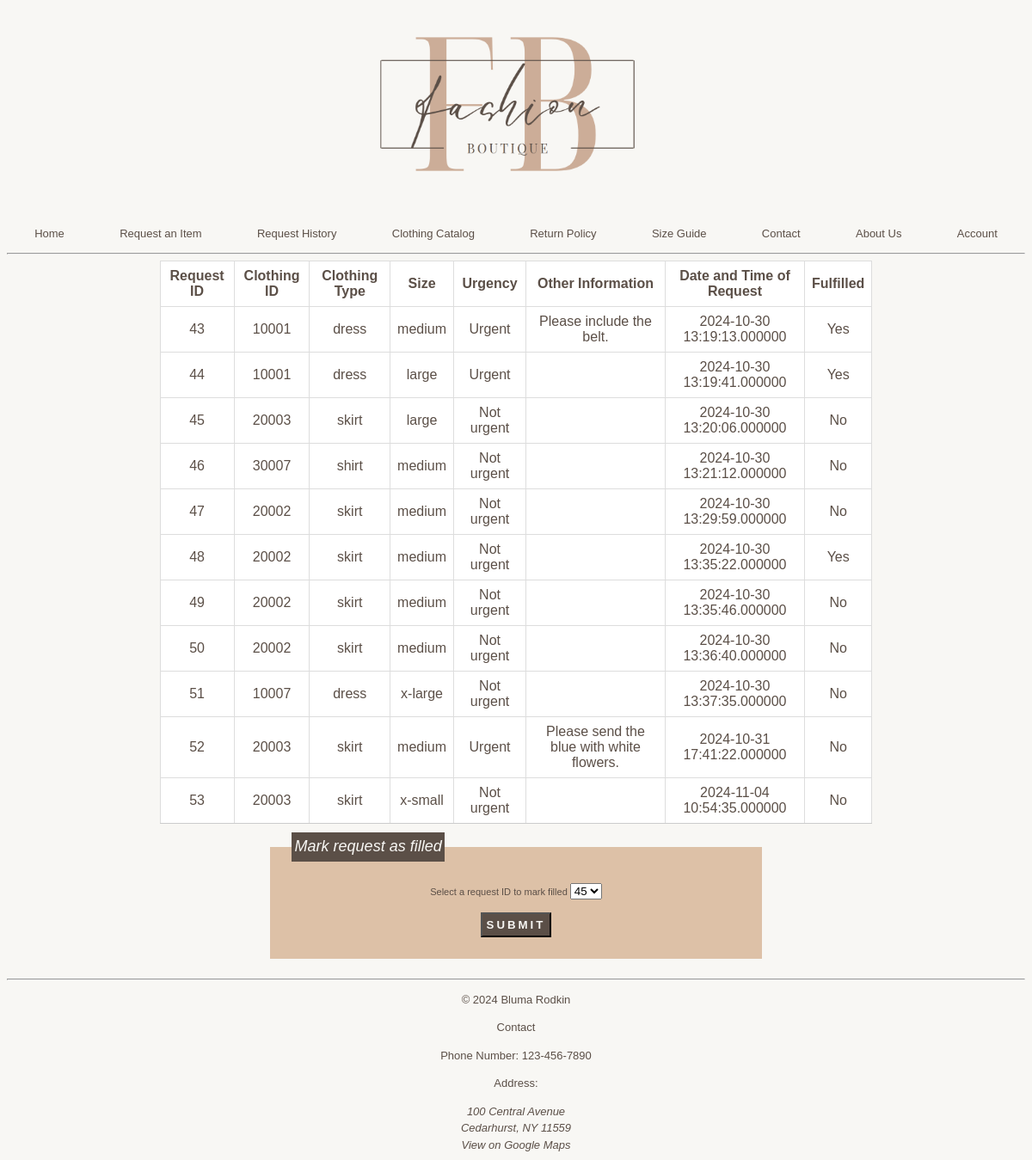
Screenshot of /requestHistory.php with the database file from the repository.
### tables this page shows
CREATE TABLE `request_list` (
  `clothingID` int(5) NOT NULL,
  `clothingType` varchar(50) NOT NULL,
  `size` varchar(15) NOT NULL,
  `urgency` tinyint(1) NOT NULL DEFAULT 0,
  `additionalInfo` text NOT NULL,
  `requestFilled` tinyint(1) NOT NULL DEFAULT 0,
  `requestID` int(50) NOT NULL,
  `requestDateTime` datetime(6) NOT NULL
);

### requestHistory.php (the view, shortened to what this page needs)
<?php include "header.php"; ?>
<table>
    <thead>
        <tr>
            <th>Request ID</th>
            <th>Clothing ID</th>
            <th>Clothing Type</th>
            <th>Size</th>
            <th>Urgency</th>
            <th>Other Information</th>
            <th>Date and Time of Request</th>
            <th>Fulfilled</th>
        </tr>
    </thead>
    <tbody>
        <?php
        function loadRequests() {
            require('dbh.inc.php');
            $query= 'select * from request_list;';
            $result = mysqli_query($conn, $query);
            if($result) {
                $posts = mysqli_fetch_all($result, MYSQLI_ASSOC);
                foreach ($posts as $post) {
                    echo "<tr>";
                    echo "<td>" . $post['requestID'] . "</td>";
                    echo "<td>" . $post['clothingID'] . "</td>";
                    echo "<td>" . $post['clothingType'] . "</td>";
                    echo "<td>" . $post['size'] . "</td>";
                    echo '<td>' . ($post['urgency'] == 1 ? 'Urgent' : 'Not urgent') . '</td>';
                    echo "<td>" . $post['additionalInfo'] . "</td>";
                    echo "<td>" . $post['requestDateTime'] . "</td>";
                    echo '<td>' . ($post['requestFilled'] == 1 ? 'Yes' : 'No') . '</td>';
                    echo "<tr>";
                }
            }else {
                echo "Error: could not retrieve request data.";
            }
        }
        loadRequests();
        ?>
    </tbody>
</table>
<form action = "updateRequest.inc.php" method="post">
    <fieldset>
        <legend>Mark request as filled</legend>
        <label for="markFilled">Select a request ID to mark filled</label>
        <select name = 'requestID'>
        <?php
                require('dbh.inc.php');
                $getIDquery = 'select `requestID` from `request_list` where `requestFilled` =0;';
                $IDresult = mysqli_query($conn, $getIDquery);
                if($IDresult) {
                    $posts = mysqli_fetch_all($IDresult, MYSQLI_ASSOC);
                    foreach ($posts as $post) {
                        echo "<option value = '" . $post['requestID'] ."'>" . $post['requestID'] . "</option>";
                    }
                }else {
                    echo "Error: could not retrieve request data.";
                }
            ?>
        </select><br>
        <button type ="submit" value="submit">Submit</button>
    </fieldset>
</form>
<?php include "footer.php"; ?>

### header.php (shortened to what this page needs)
<html>
    <head>
        <link rel="stylesheet" href="./css/styles.css" type="text/css"/>
    </head>
    <body>
        <p id="logo"><img src="./images/Logo.png" alt="logo"/></p>
        <?php include "menu.php"; ?>
        <hr/>

### menu.php (shortened to what this page needs)
<nav>
    <ul id="menu">
        <li><a href="index.php">Home</a></li>
        <li><a href="request.php">Request an Item</a></li>
        <li><a href="requestHistory.php">Request History</a></li>
        <li><a href="catalog.php">Clothing Catalog</a></li>
        <li><a href="returnPolicy.php">Return Policy</a></li>
        <li><a href="sizeGuide.php">Size Guide</a></li>
        <li><a href="contact.php">Contact</a></li>
        <li><a href="about.php">About Us</a></li>
        <li><a href="account.php">Account</a></li>
    </ul>
</nav>

### footer.php
<hr/>
<p>&copy; 2024 Bluma Rodkin</p>
<p><a href="contact.php">Contact</a></p>
<p>Phone Number: <a href="tel:+1234567890">123-456-7890</a></p>
<p>Address:</p>
    <address>
    100 Central Avenue<br>
    Cedarhurst, NY 11559<br>
    <a href="https://www.google.com/maps/place/100+Central+Ave,+Lawrence,+NY+11559/">View on Google Maps</a>
    </address>
</body>
</html>

### css/styles.css (style rules this page uses)
html { background-color: #f8f7f4; font-family: Verdana, Geneva, Tahoma, sans-serif; }
body { font-family: 'Montserrat', sans-serif; font-weight: 300; font-size: small; line-height: 1.5; color:#5b4f47; text-align: center; }
a:visited, a:link { text-decoration: none; color:#5b4f47; }
ul li { list-style-type: none; }
#logo { text-align: center; }
#logo img { height: 18em; }
#menu { display: flex; align-items: center; justify-content: space-around; margin: 0; padding: 0; }
#menu li { list-style-type: none; color:#5b4f47; }
#menu a:link, #menu a:visited { padding: 0.5em; display: inline-block; }
table { border-collapse: collapse; margin: 0 auto; width: 70%; border: 1px solid #ccc; }
thead tr { background-color: #bd9479; }
th, td { border: 1px solid #ddd; padding: 8px; text-align: center; }
tr:nth-child(even) { background-color: #ddc1a7; }
tr:nth-child(odd) { background-color:#fff; }
form { display: flex; flex-flow: row wrap; justify-content: center; width: 50%; max-width: 650px; margin-right: auto; margin-left: auto; }
form fieldset { background-color: #ddc1a7; border: none; flex: 1 1 300px; font-size: 0.85em; padding: 25px; margin: 10px; }
legend { font-size: large; font-style: italic; background-color: #5b4f47; color:#f8f7f4; padding:.2em; text-align: left; }
button { font-family: 'Montserrat', sans-serif; font-weight: 700; text-transform: uppercase; letter-spacing: 3px; font-size: 1.2em; padding: 5px; margin: 15px 0 0 0; background-color: #5b4f47; color:#f8f7f4; }

### rows the page displays
request_list: requestID "43", clothingID "10001", clothingType "dress", size "medium", urgency "Urgent", additionalInfo "Please include the belt.", requestDateTime "2024-10-30 13:19:13.000000", requestFilled "Yes"
request_list: requestID "44", clothingID "10001", clothingType "dress", size "large", urgency "Urgent", requestDateTime "2024-10-30 13:19:41.000000", requestFilled "Yes"
request_list: requestID "45", clothingID "20003", clothingType "skirt", size "large", urgency "Not urgent", requestDateTime "2024-10-30 13:20:06.000000", requestFilled "No"
request_list: requestID "46", clothingID "30007", clothingType "shirt", size "medium", urgency "Not urgent", requestDateTime "2024-10-30 13:21:12.000000", requestFilled "No"
request_list: requestID "47", clothingID "20002", clothingType "skirt", size "medium", urgency "Not urgent", requestDateTime "2024-10-30 13:29:59.000000", requestFilled "No"
request_list: requestID "48", clothingID "20002", clothingType "skirt", size "medium", urgency "Not urgent", requestDateTime "2024-10-30 13:35:22.000000", requestFilled "Yes"
request_list: requestID "49", clothingID "20002", clothingType "skirt", size "medium", urgency "Not urgent", requestDateTime "2024-10-30 13:35:46.000000", requestFilled "No"
request_list: requestID "50", clothingID "20002", clothingType "skirt", size "medium", urgency "Not urgent", requestDateTime "2024-10-30 13:36:40.000000", requestFilled "No"
request_list: requestID "51", clothingID "10007", clothingType "dress", size "x-large", urgency "Not urgent", requestDateTime "2024-10-30 13:37:35.000000", requestFilled "No"
request_list: requestID "52", clothingID "20003", clothingType "skirt", size "medium", urgency "Urgent", additionalInfo "Please send the blue with white flowers.", requestDateTime "2024-10-31 17:41:22.000000", requestFilled "No"
request_list: requestID "53", clothingID "20003", clothingType "skirt", size "x-small", urgency "Not urgent", requestDateTime "2024-11-04 10:54:35.000000", requestFilled "No"

### other values shown
form field requestID "45"
